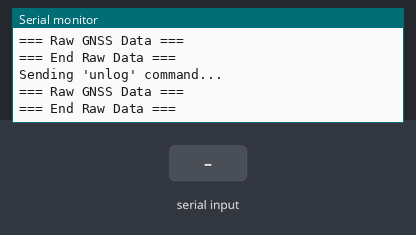
Simulated run of this sketch. Board: ESP32. Shown: the last lines printed to the serial monitor. The test bench sets the inputs (shaded band).

Above: at 9.2 s.
9.3 s: "1\n" received over Serial
At 9.8 s:
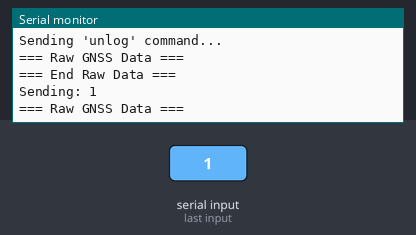
10.8 s: "1\n" received over the second serial link
At 11.2 s:
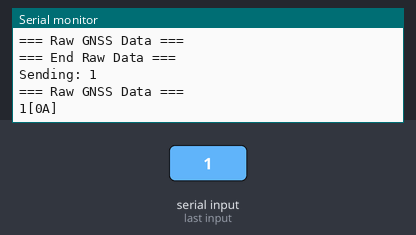
12.3 s: "0\n" received over Serial
At 13.3 s:
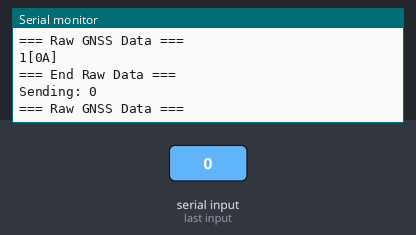
13.8 s: "0\n" received over the second serial link
At 14.11 s:
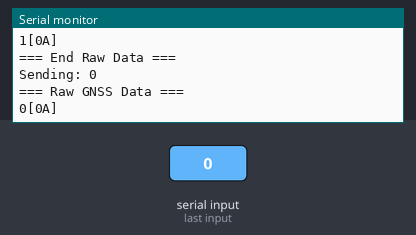

The sketch:

Scratch2.ino
```cpp
#include <Arduino.h>
#include <HardwareSerial.h>

#define UART_RX 5
#define UART_TX 4

HardwareSerial SerialGNSS(2);

void debugRawGNSS(int timeoutMs = 5000) {
    Serial.println("=== Raw GNSS Data ===");
    unsigned long start = millis();
    while (millis() - start < timeoutMs) {
        if (SerialGNSS.available()) {
            uint8_t c = SerialGNSS.read();
            if (c >= 32 && c <= 126) {  // Printable ASCII
                Serial.print((char)c);
            }
            else {
                Serial.printf("[%02X]", c);  // Show hex for non-printable
            }
        }
        delay(1);
    }
    Serial.println("\n=== End Raw Data ===");
}

void setup() {
    Serial.begin(115200);
    while (!Serial);
    Serial.println("UM980 Communication Test");

    SerialGNSS.begin(115200, SERIAL_8N1, UART_RX, UART_TX);
    delay(2000);  // Let UM980 boot

    // Test 1: Send version command
    Serial.println("Sending 'versiona' command...");
    SerialGNSS.println("versiona\r\n");
    debugRawGNSS(3000);

    // Test 2: Send unlog command
    Serial.println("Sending 'unlog' command...");
    SerialGNSS.println("unlog\r\n");
    debugRawGNSS(3000);
}

void loop() {
    // Echo everything between Serial and SerialGNSS
    if (Serial.available()) {
        String cmd = Serial.readStringUntil('\n');
        cmd.trim();
        Serial.printf("Sending: %s\n", cmd.c_str());
        SerialGNSS.println(cmd);
        debugRawGNSS(2000);
    }
}
```

Measured:
- after the input at 9.3 s, the serial monitor: prints a new line at once (image 1)
- after the input at 10.8 s, the serial monitor: prints a new line at once (image 2)
- after the input at 12.3 s, the serial monitor: prints a new line at once (image 3)
- after the input at 13.8 s, the serial monitor: prints a new line at once (image 4)
